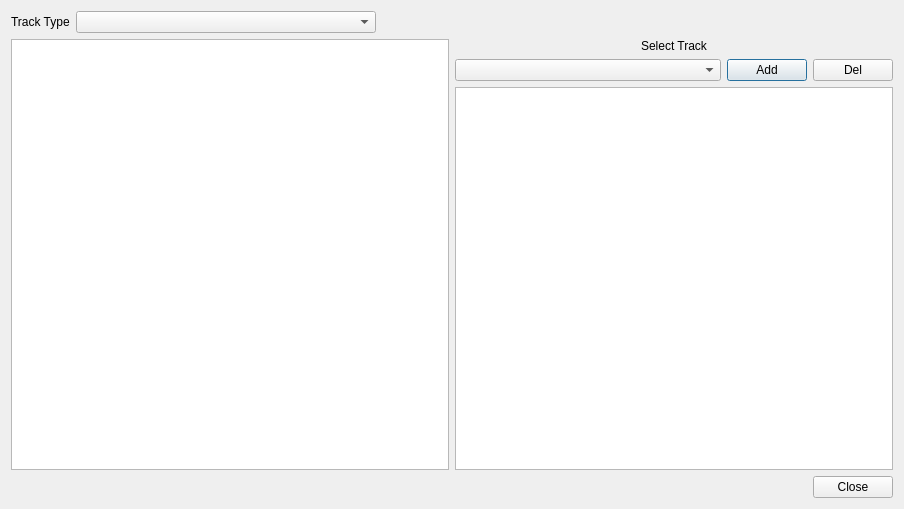
<?xml version="1.0" encoding="UTF-8"?>
<ui version="4.0">
 <class>MidiAssignBase</class>
 <widget class="QDialog" name="MidiAssignBase">
  <property name="geometry">
   <rect>
    <x>0</x>
    <y>0</y>
    <width>904</width>
    <height>509</height>
   </rect>
  </property>
  <property name="windowTitle">
   <string>OOMidi: Midi Assignment Manager</string>
  </property>
  <layout class="QVBoxLayout" name="verticalLayout">
   <item>
    <layout class="QHBoxLayout" name="horizontalLayout" stretch="0,1,0">
     <item>
      <widget class="QLabel" name="label">
       <property name="sizePolicy">
        <sizepolicy hsizetype="Fixed" vsizetype="Preferred">
         <horstretch>0</horstretch>
         <verstretch>0</verstretch>
        </sizepolicy>
       </property>
       <property name="text">
        <string>Track Type</string>
       </property>
      </widget>
     </item>
     <item>
      <widget class="QComboBox" name="cmbType">
       <property name="maximumSize">
        <size>
         <width>300</width>
         <height>16777215</height>
        </size>
       </property>
      </widget>
     </item>
     <item>
      <spacer name="horizontalSpacer_2">
       <property name="orientation">
        <enum>Qt::Horizontal</enum>
       </property>
       <property name="sizeHint" stdset="0">
        <size>
         <width>40</width>
         <height>20</height>
        </size>
       </property>
      </spacer>
     </item>
    </layout>
   </item>
   <item>
    <layout class="QHBoxLayout" name="horizontalLayout_2" stretch="0,0">
     <item>
      <widget class="QTableView" name="tableView">
       <property name="editTriggers">
        <set>QAbstractItemView::AnyKeyPressed|QAbstractItemView::DoubleClicked|QAbstractItemView::EditKeyPressed|QAbstractItemView::SelectedClicked</set>
       </property>
       <property name="alternatingRowColors">
        <bool>true</bool>
       </property>
       <property name="selectionMode">
        <enum>QAbstractItemView::SingleSelection</enum>
       </property>
       <property name="selectionBehavior">
        <enum>QAbstractItemView::SelectRows</enum>
       </property>
       <attribute name="horizontalHeaderVisible">
        <bool>true</bool>
       </attribute>
       <attribute name="verticalHeaderVisible">
        <bool>false</bool>
       </attribute>
       <attribute name="verticalHeaderVisible">
        <bool>false</bool>
       </attribute>
       <attribute name="horizontalHeaderVisible">
        <bool>true</bool>
       </attribute>
      </widget>
     </item>
     <item>
      <layout class="QVBoxLayout" name="verticalLayout_2">
       <property name="rightMargin">
        <number>0</number>
       </property>
       <item>
        <widget class="QLabel" name="m_trackname">
         <property name="text">
          <string>Select Track</string>
         </property>
         <property name="alignment">
          <set>Qt::AlignCenter</set>
         </property>
        </widget>
       </item>
       <item>
        <layout class="QHBoxLayout" name="horizontalLayout_3">
         <property name="topMargin">
          <number>0</number>
         </property>
         <item>
          <widget class="QComboBox" name="m_cmbControl"/>
         </item>
         <item>
          <widget class="QPushButton" name="m_btnAdd">
           <property name="sizePolicy">
            <sizepolicy hsizetype="Fixed" vsizetype="Fixed">
             <horstretch>0</horstretch>
             <verstretch>0</verstretch>
            </sizepolicy>
           </property>
           <property name="text">
            <string>Add</string>
           </property>
          </widget>
         </item>
         <item>
          <widget class="QPushButton" name="m_btnDelete">
           <property name="sizePolicy">
            <sizepolicy hsizetype="Fixed" vsizetype="Fixed">
             <horstretch>0</horstretch>
             <verstretch>0</verstretch>
            </sizepolicy>
           </property>
           <property name="text">
            <string>Del</string>
           </property>
          </widget>
         </item>
        </layout>
       </item>
       <item>
        <widget class="QTableView" name="m_ccEdit">
         <property name="editTriggers">
          <set>QAbstractItemView::AllEditTriggers</set>
         </property>
         <property name="alternatingRowColors">
          <bool>true</bool>
         </property>
         <property name="selectionMode">
          <enum>QAbstractItemView::SingleSelection</enum>
         </property>
         <property name="selectionBehavior">
          <enum>QAbstractItemView::SelectRows</enum>
         </property>
         <attribute name="horizontalHeaderStretchLastSection">
          <bool>true</bool>
         </attribute>
         <attribute name="verticalHeaderVisible">
          <bool>false</bool>
         </attribute>
         <attribute name="verticalHeaderVisible">
          <bool>false</bool>
         </attribute>
         <attribute name="horizontalHeaderStretchLastSection">
          <bool>true</bool>
         </attribute>
        </widget>
       </item>
      </layout>
     </item>
    </layout>
   </item>
   <item>
    <layout class="QHBoxLayout" name="buttonBox">
     <item>
      <spacer name="horizontalSpacer">
       <property name="orientation">
        <enum>Qt::Horizontal</enum>
       </property>
       <property name="sizeHint" stdset="0">
        <size>
         <width>40</width>
         <height>20</height>
        </size>
       </property>
      </spacer>
     </item>
     <item>
      <widget class="QPushButton" name="btnClose">
       <property name="sizePolicy">
        <sizepolicy hsizetype="Fixed" vsizetype="Fixed">
         <horstretch>0</horstretch>
         <verstretch>0</verstretch>
        </sizepolicy>
       </property>
       <property name="text">
        <string>Close</string>
       </property>
      </widget>
     </item>
    </layout>
   </item>
  </layout>
 </widget>
 <resources/>
 <connections/>
</ui>
